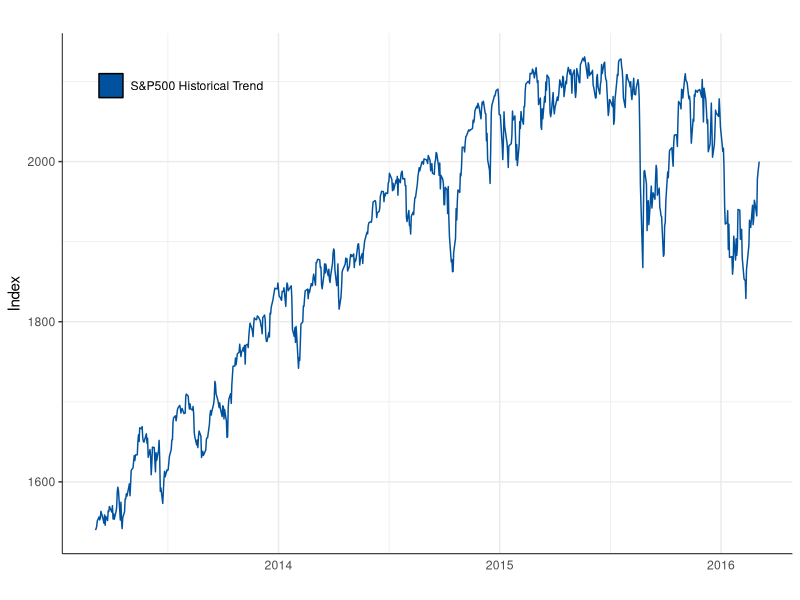
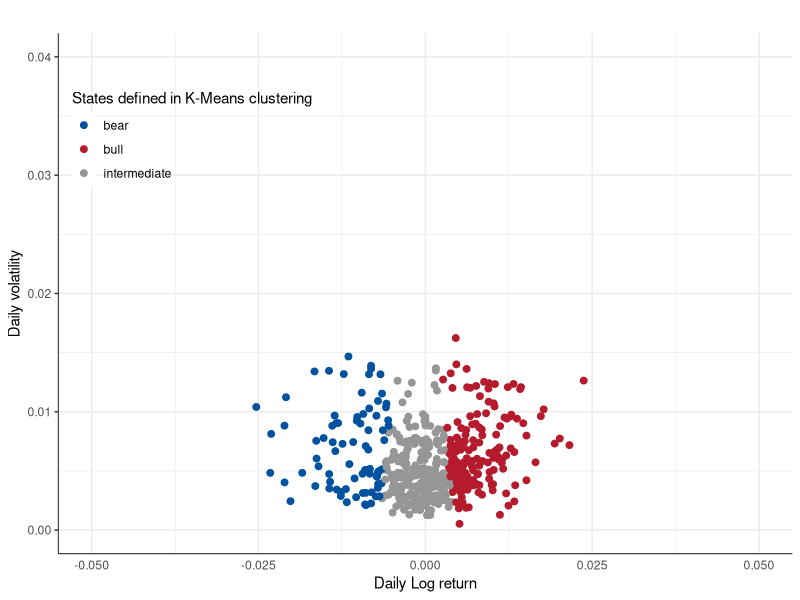
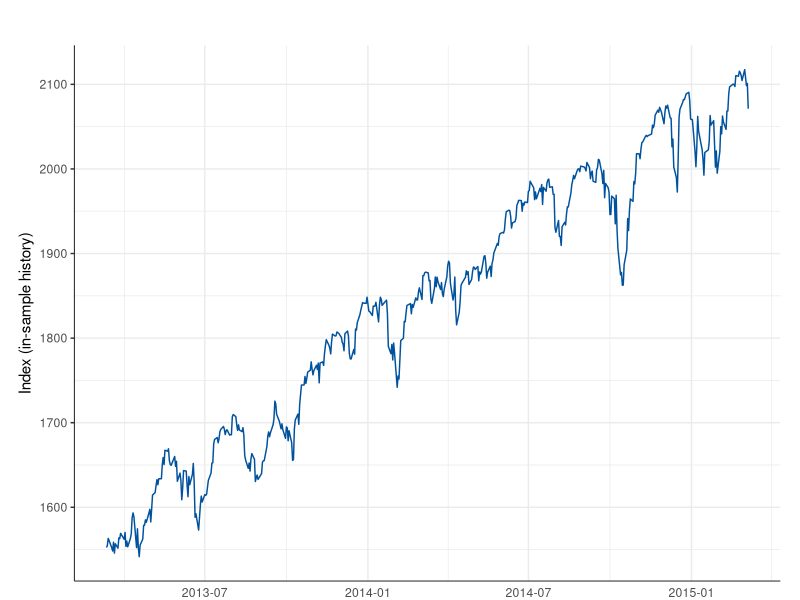
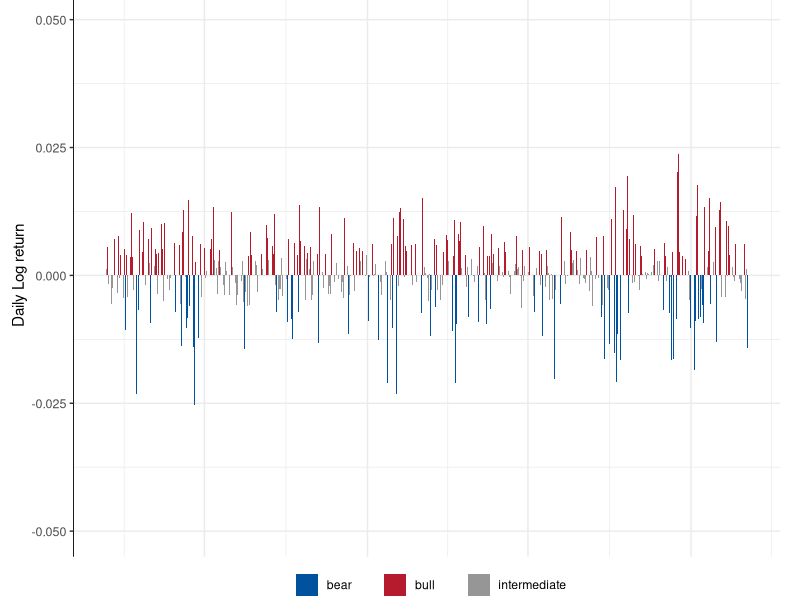
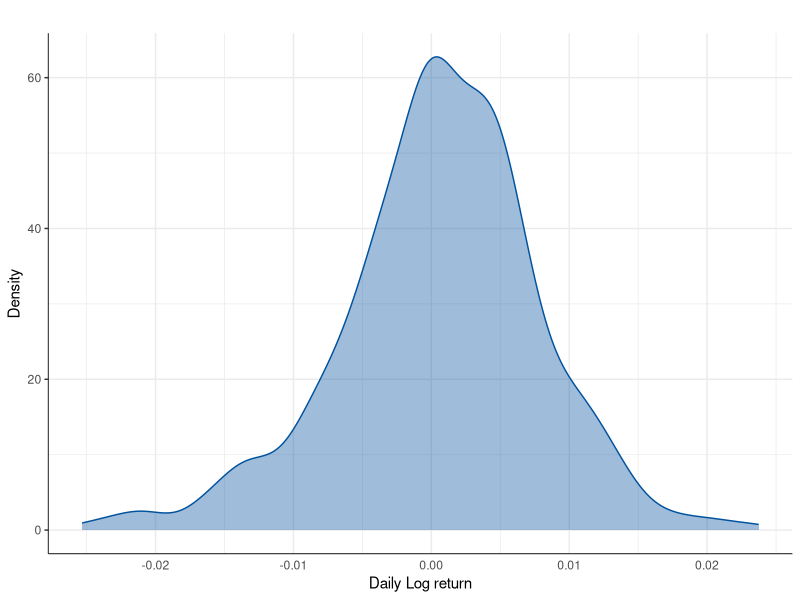
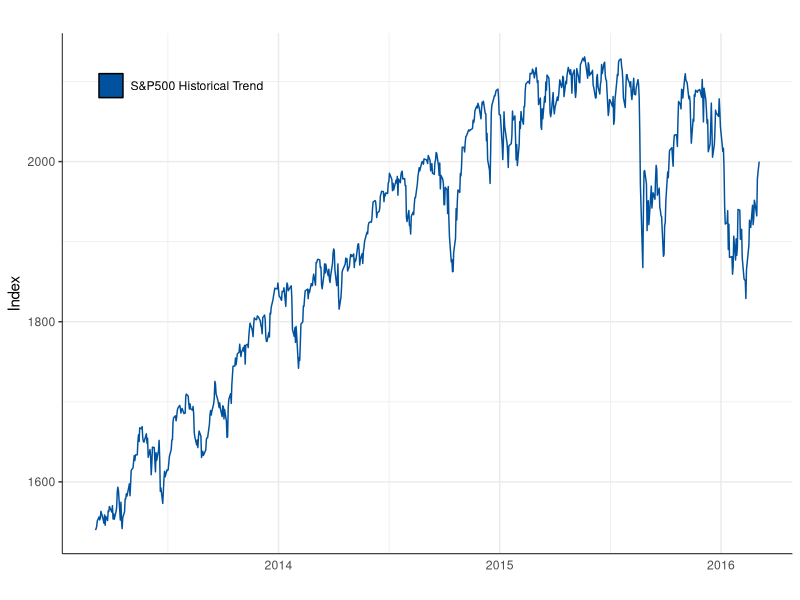
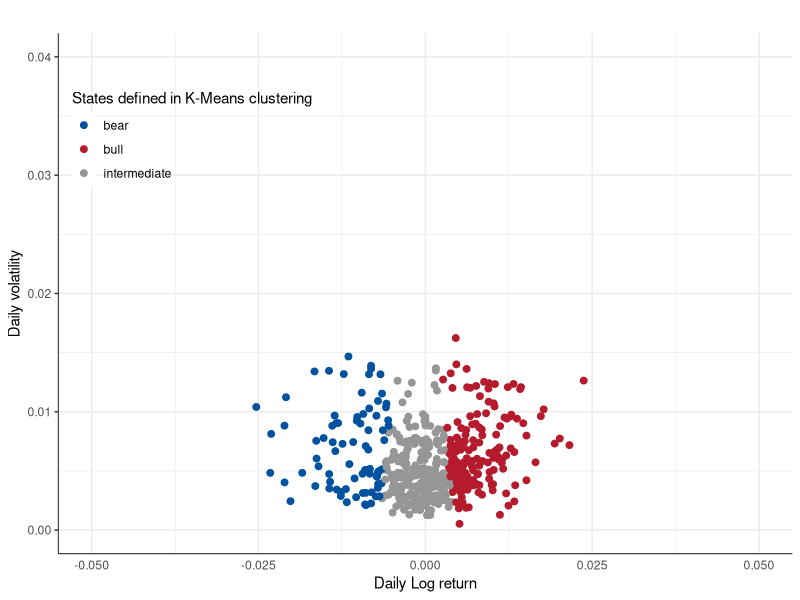
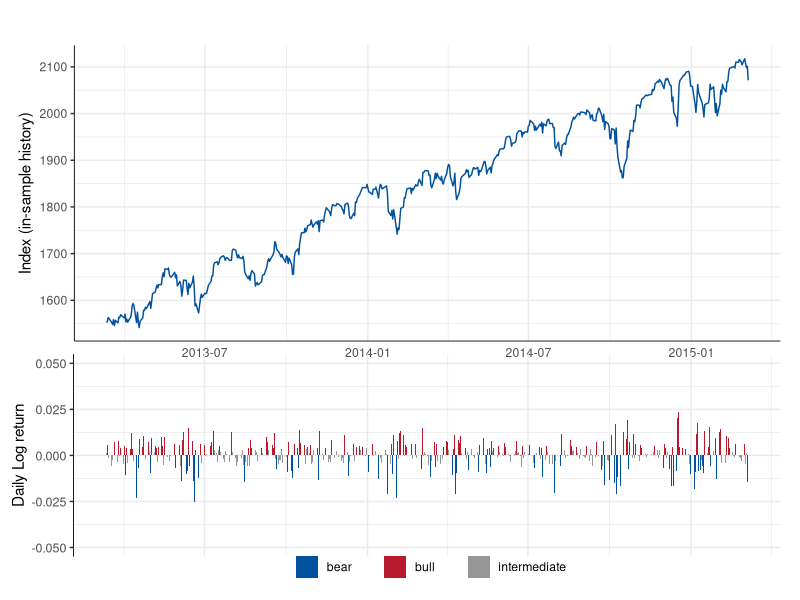

Generate these figures, in order, with R:
# Plot - Historical Data
#
# Color Scheme:
#   Blue: #00529e
#   Red:  #b51b2d
#   Gray: #969696

library(ggplot2)
library(reshape2)
library(grid)
setwd('/Users/troy_sky/Documents/R/Thesis/SP500')
vplayout = function(x, y) viewport(layout.pos.row = x, layout.pos.col = y)

# Data Loading
dataFullIndex = read.csv('dataHistoricalIndex.csv')
dataRetIn = read.csv('dataInSample.csv')

# Figure 1 - Index line plot
histFig1 = ggplot(data = dataFullIndex,aes(x = as.Date(time),y = close,group = 0)) + 
  geom_line(aes(color = '1'),size = 0.5) + 
  scale_color_manual('',labels = 'S&P500 Historical Trend',values = '#00529e') + 
  theme_bw() + 
  theme(panel.background = element_blank()) + 
  theme(panel.border = element_blank()) + 
  theme(axis.line = element_line(size = 0.3)) + 
  theme(axis.ticks.x = element_blank()) + 
  theme(legend.position = c(0.163,0.922)) + 
  theme(legend.key = element_rect(fill = '#00529e',color = NULL)) + 
  theme(legend.background = element_blank()) + 
  labs(x = '',y = 'Index',title = '')
print(histFig1)
ggsave('histFig1.pdf',histFig1,width = 10,height = 4)

# Figure 2 - Return scatter plot
histFig2 = ggplot(data = dataRetIn,aes(x = ret,y = std)) + 
  geom_point(aes(color = label),size = 2) + 
  xlim(c(-0.05,0.05)) + ylim(c(0,0.04)) + 
  scale_color_manual('States defined in K-Means clustering',
                     values = c('#00529e','#b51b2d','#969696')) + 
  theme_bw() + 
  theme(panel.background = element_blank()) + 
  theme(panel.border = element_blank()) + 
  theme(axis.line = element_line(size = 0.3)) + 
  theme(axis.ticks.x = element_blank()) + 
  theme(legend.position = c(0.182,0.8)) + 
  theme(legend.key = element_rect(fill = NULL,color = '#ffffff')) + 
  theme(legend.background = element_blank()) + 
  labs(x = 'Daily Log return',y = 'Daily volatility',title = '')
print(histFig2)
ggsave('histFig2.pdf',histFig2,width = 10,height = 4)

# Figure 3 - Index line plot & Return bar plot
dataIndexReturn = merge(dataFullIndex,dataRetIn,by = 'time',all.y = T)
histFig3_Up = ggplot(data = dataIndexReturn,aes(x = as.Date(time),y = close,group = 0)) + 
  geom_line(aes(color = '1'),size = 0.5) + 
  scale_color_manual('',labels = 'CSI300 Historical Trend',values = '#00529e') + 
  theme_bw() + 
  theme(panel.background = element_blank()) + 
  theme(panel.border = element_blank()) + 
  theme(axis.title.y = element_text(vjust = 1.3)) + 
  theme(axis.line = element_line(size = 0.3)) + 
  theme(axis.ticks.x = element_blank()) + 
  theme(legend.position = 'none') + 
  labs(x = '',y = 'Index (in-sample history)',title = '') + 
  theme(plot.margin = unit(c(0.5,0.5,-0.5,0.5),'cm'))
print(histFig3_Up)

histFig3_Down = ggplot(data = dataIndexReturn,aes(x = as.Date(time),y = ret)) + 
  geom_bar(stat = 'identity',aes(fill = label),position = 'dodge') + 
  scale_fill_manual('',labels = c('bear        ','bull        ','intermediate'),
                    values = c('#00529e','#b51b2d','#969696')) + 
  ylim(c(-0.05,0.05)) + theme_bw() + 
  theme(panel.background = element_blank()) + 
  theme(panel.border = element_blank()) + 
  theme(axis.line = element_line(size = 0.3)) + 
  theme(axis.line.x = element_blank()) + 
  theme(axis.ticks.x = element_blank()) + 
  theme(axis.text.x = element_blank()) + 
  theme(axis.text.y = element_text(size = 9)) + 
  theme(legend.position = c(0.5,-0.05)) + 
  theme(legend.direction = 'horizontal') + 
  theme(legend.key = element_rect(color = '#ffffff')) + 
  theme(legend.background = element_blank()) + 
  labs(x = '',y = 'Daily Log return',title = '') + 
  theme(plot.margin = unit(c(-0.8,0.5,0.5,0.3),'cm'))
print(histFig3_Down)

pdf('histFig3.pdf', width = 10, height = 6)
grid.newpage()
pushViewport(viewport(layout = grid.layout(5, 1)))
print(histFig3_Up, vp = vplayout(1:3, 1))
print(histFig3_Down, vp = vplayout(4:5, 1))
dev.off()

# Figure 4 - Return density
histFig4 = ggplot(data = dataRetIn,aes(x = ret)) + 
  geom_density(color = '#00529e',fill = '#00529e60') + 
  theme_bw() + 
  theme(panel.background = element_blank()) + 
  theme(panel.border = element_blank()) + 
  theme(axis.line = element_line(size = 0.3)) + 
  theme(axis.ticks.x = element_blank()) + 
  labs(x = 'Daily Log return',y = 'Density',title = '')
print(histFig4)
ggsave('histFig4.pdf',histFig4,width = 10,height = 4)